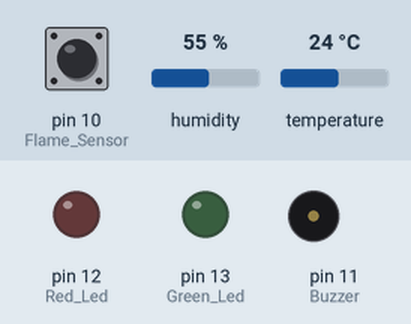
This sketch was run on a simulated Arduino Uno, built with avr-gcc and run on an emulated ATmega328P. Shown: output pins drawn as LEDs (lit = HIGH), buzzer (waves = sounding). Dashed ring = blinking. Inputs (shaded band) come from the test bench; at power-on: pin 10 (Flame_Sensor) LOW, humidity 55 %, temperature 24 °C. What the sketch prints to the serial monitor is not drawn.

Above: at 1.2 s.
1.3 s: pin 10 (Flame_Sensor) driven HIGH
At 2.3 s:
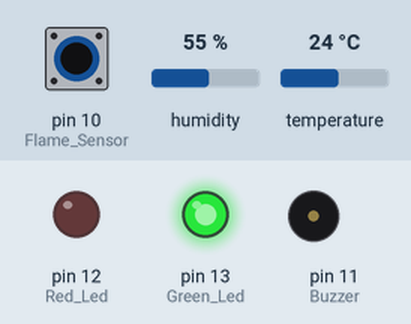
2.8 s: pin 10 (Flame_Sensor) driven LOW
At 3.9 s:
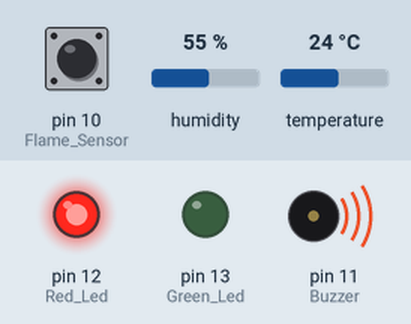
6.3 s: pin 10 (Flame_Sensor) pulsed HIGH 2 times (0.12 s each, 0.3 s apart)
At 6.66 s:
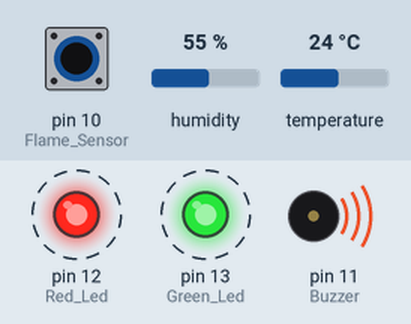
Timing chart, 0 to 15.8 s (numbered marks = the images above; inputs shaded):
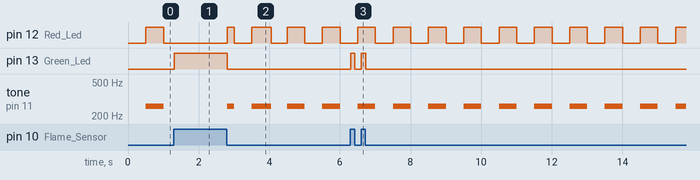

The sketch:

FlameSensorAndLedsAndBuzzerAndDHT11-Arduino.ino
```cpp
unsigned long PrevTime_RedLed = 0; // Previous time Red Led
unsigned long Delay_RedLed = 500; // Delay Red Led

byte RedLedState = LOW; // Red Led State

unsigned long PrevTime_DHT = 0; // Previous time for DHT sensor
unsigned long Delay_DHT = 4000; // Delay for DHT sensor

#include <dht.h>
dht DHT;
int sensor_pin = 7;

void setup() {
  Serial.begin(9600);
  pinMode(13, OUTPUT); // Green Led
  pinMode(12, OUTPUT); // Red Led
  pinMode(11, OUTPUT); // Buzzer
  pinMode(10, INPUT); // Flame Sensor

}

void loop() {
  unsigned long currentTime = millis(); // currentTime Red Led

//DHT11
if (currentTime - PrevTime_DHT > Delay_DHT) {
    PrevTime_DHT = currentTime;

    int chk = DHT.read11(sensor_pin);
    Serial.print("Temperature = ");
    Serial.print(DHT.temperature);
    Serial.println();

    Serial.print("Humidity = ");
    Serial.print(DHT.humidity);
    Serial.print(" %");
    Serial.println();
    Serial.println();
  }

bool FlameSensor = digitalRead(10); // Flame Sensor State
Serial.println(FlameSensor); // Serial Print Flame Sensor State

if(FlameSensor == 1) // Flame Sensor Not Work
{
digitalWrite(13, HIGH); // Green Led HIGH
}
else{
  digitalWrite(13, LOW); // Green Led LOW
}


if(FlameSensor == 0){ // Flame Sensor Work

// Parllel Red Led
if (currentTime - PrevTime_RedLed > Delay_RedLed) {
   PrevTime_RedLed += Delay_RedLed;
   if(RedLedState == HIGH)
   {
    RedLedState = LOW; // Led Red LOW
    noTone(11); // Buzzer Stop
   }

   else
   {
   RedLedState = HIGH; // Led Red HIGH
    tone(11,261); // Buzzer Start
   }

}

digitalWrite(12,RedLedState); // Write Red Led State

}
}
```

Measured:
- after the input at 1.3 s, pin 12 (Red_Led): stays LOW (without the input it goes to HIGH after 0.21 s); pin 13 (Green_Led): LOW → HIGH at once; tone on pin 11 (Buzzer): stays silent (without the input it goes to 261 Hz after 0.21 s)
- after the input at 2.8 s, pin 12 (Red_Led): LOW → HIGH at once, then repeats every 1.0 s: LOW 0.50 s, HIGH 0.55 s; pin 13 (Green_Led): HIGH → LOW at once; tone on pin 11 (Buzzer): silent → 261 Hz at once, then repeats every 1.0 s: silent 0.50 s, 261 Hz 0.55 s
- after the input at 6.3 s, pin 13 (Green_Led): alternates HIGH for 0.12 s and LOW for 0.18 s, 4 changes in all, then stays LOW, starting at once
